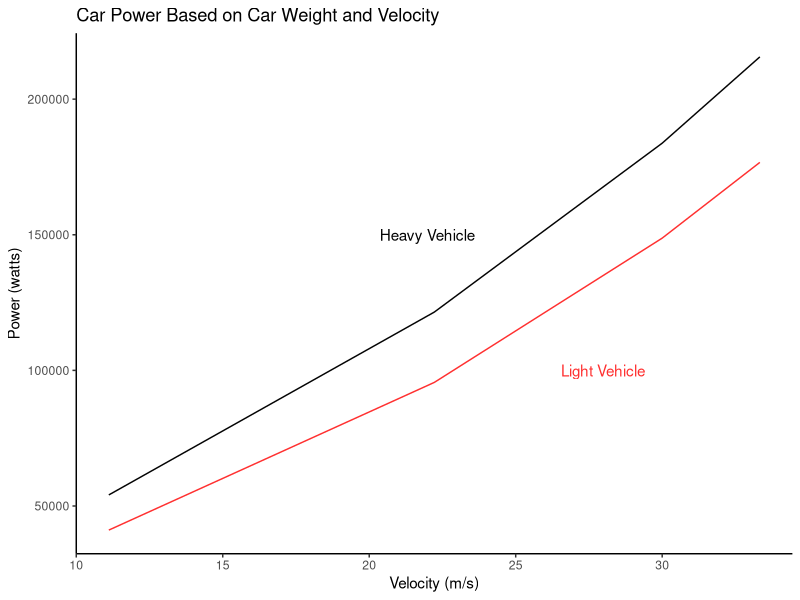

Write the R code that produced this figure.
## ---- chunk 1
#run packages
library(tidyverse)
library(ggplot2)

## ---- chunk 2
#convert velocity values to m/s
V<- c(108, 80, 120, 40)

new_values = function (V) {result = V/3.6}
  
#define velocity 
velocity<- new_values(V)

#define mass
heavy_mass <- 31752
light_mass <- 23814
## ---- chunk 3
# function 
auto_pwr_fx = function (V, A=9, g=9.8, p_air = 1.2, Pb, crolling= 0.015, drag = 0.3, m) {
  result = crolling * m *g *V + (1/2) * A*p_air*drag*V^3
  }
## ---- chunk 4
# function results
hvy_pwr<- auto_pwr_fx(V= velocity, m = heavy_mass) 
light_pwr<- auto_pwr_fx(V= velocity, m= light_mass)

#results df for heavy and light cars
hvy_pwr_df<- tibble(hvy_pwr, heavy_mass, velocity) 
light_pwr_df<- tibble(light_pwr, light_mass, velocity) 
## ---- chunk 5

#graph it~! 
power_graph<- ggplot()+ 
  geom_line(data = hvy_pwr_df, 
            aes(x = velocity,
            y = hvy_pwr), 
            color = "grey1", 
            show.legend = FALSE)+
  geom_line(data =light_pwr_df, 
            aes(x = velocity,
                y = light_pwr), 
            color = "firebrick1",
            show.legend = FALSE)+
  theme_classic()+
  annotate(geom="text", 
           x=22, 
           y=150000	, 
           label="Heavy Vehicle",
           color="grey1") + 
  annotate(geom="text", 
           x=28, 
           y=100000	, 
           label="Light Vehicle",
           color="firebrick1")+
  labs( x = "Velocity (m/s)", 
        y = "Power (watts)", 
        title = "Car Power Based on Car Weight and Velocity")
  
power_graph

